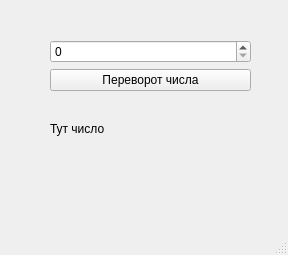
<?xml version="1.0" encoding="UTF-8"?>
<ui version="4.0">
 <class>MainWindow</class>
 <widget class="QMainWindow" name="MainWindow">
  <property name="geometry">
   <rect>
    <x>0</x>
    <y>0</y>
    <width>288</width>
    <height>255</height>
   </rect>
  </property>
  <property name="windowTitle">
   <string>MainWindow</string>
  </property>
  <widget class="QWidget" name="centralwidget">
   <widget class="QWidget" name="">
    <property name="geometry">
     <rect>
      <x>50</x>
      <y>40</y>
      <width>201</width>
      <height>121</height>
     </rect>
    </property>
    <layout class="QVBoxLayout" name="verticalLayout">
     <item>
      <widget class="QSpinBox" name="spinBox">
       <property name="maximum">
        <number>9999999</number>
       </property>
      </widget>
     </item>
     <item>
      <widget class="QPushButton" name="pushButton">
       <property name="text">
        <string>Переворот числа</string>
       </property>
      </widget>
     </item>
     <item>
      <widget class="QLabel" name="label">
       <property name="text">
        <string>Тут число</string>
       </property>
      </widget>
     </item>
    </layout>
   </widget>
  </widget>
  <widget class="QMenuBar" name="menubar">
   <property name="geometry">
    <rect>
     <x>0</x>
     <y>0</y>
     <width>288</width>
     <height>22</height>
    </rect>
   </property>
  </widget>
  <widget class="QStatusBar" name="statusbar"/>
 </widget>
 <resources/>
 <connections/>
</ui>
